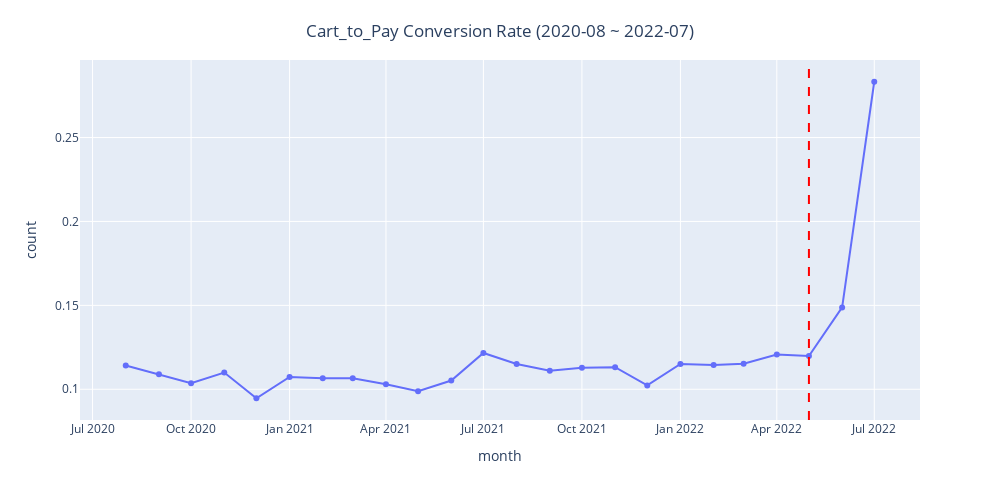

Notebook source saved alongside this figure:
### Code cell
# 최근 2년간 장바구니 구매전환율
fig = px.line(session_info_part, x='month', y='cart_buy_cvr', markers=True,
              width = 1000, height = 500)
fig.update_xaxes(title='month')
fig.update_yaxes(title='count')
title = {'text':'Cart_to_Pay Conversion Rate (2020-08 ~ 2022-07)', 'y':0.95,
        'x':0.5,'xanchor':'center', 'yanchor':'top'}
fig.update_layout(title=title)

# 수직선을 그릴 위치
vertical_line_position = '2022-05'

# 수직선 추가
fig.add_shape(type='line',
              x0=vertical_line_position, y0=0, x1=vertical_line_position, y1=1,
              line=dict(color='red', dash='dash'),
              xref='x', yref='paper')
fig.show()

### Figure 1 — Plotly figure (JSON) as saved in the notebook; plotly's stock layout.template omitted (floating-point values rounded to 4 significant figures)
{"data": [{"hovertemplate": "month=%{x}<br>cart_buy_cvr=%{y}<extra></extra>", "legendgroup": "", "line": {"color": "#636efa", "dash": "solid"}, "marker": {"symbol": "circle"}, "mode": "lines+markers", "name": "", "orientation": "v", "showlegend": false, "type": "scatter", "x": ["2020-08", "2020-09", "2020-10", "2020-11", "2020-12", "2021-01", "2021-02", "2021-03", "2021-04", "2021-05", "2021-06", "2021-07", "2021-08", "2021-09", "2021-10", "2021-11", "2021-12", "2022-01", "2022-02", "2022-03", "2022-04", "2022-05", "2022-06", "2022-07"], "xaxis": "x", "y": [0.1142, 0.1089, 0.1036, 0.11, 0.09465, 0.1073, 0.1066, 0.1066, 0.103, 0.09885, 0.1052, 0.1216, 0.1151, 0.111, 0.1128, 0.1131, 0.1023, 0.1151, 0.1145, 0.1152, 0.1207, 0.1198, 0.1488, 0.2832], "yaxis": "y"}], "layout": {"height": 500, "legend": {"tracegroupgap": 0}, "margin": {"t": 60}, "shapes": [{"line": {"color": "red", "dash": "dash"}, "type": "line", "x0": "2022-05", "x1": "2022-05", "xref": "x", "y0": 0, "y1": 1, "yref": "paper"}], "title": {"text": "Cart_to_Pay Conversion Rate (2020-08 ~ 2022-07)", "x": 0.5, "xanchor": "center", "y": 0.95, "yanchor": "top"}, "width": 1000, "xaxis": {"anchor": "y", "domain": [0, 1], "title": {"text": "month"}}, "yaxis": {"anchor": "x", "domain": [0, 1], "title": {"text": "count"}}}}
